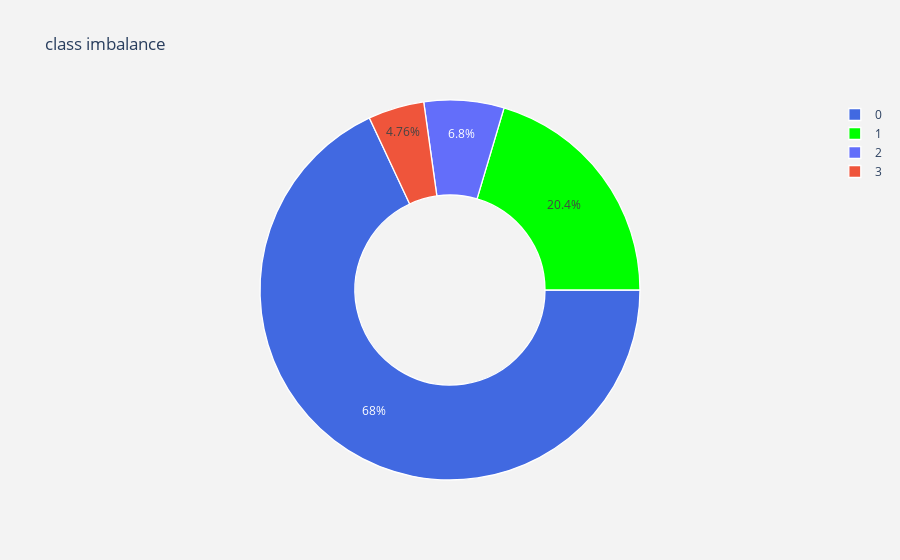

Notebook code cell kept with this figure:
### Code cell
#labels
lab = df["DRUGDAYS"].value_counts().keys().tolist()
#values
val = df["DRUGDAYS"].value_counts().values.tolist()

trace = go.Pie(labels = lab ,
               values = val ,
               marker = dict(colors =  [ 'royalblue' ,'lime'],
                             line = dict(color = "white",
                                         width =  1.3)
                            ),
               rotation = 90,
               hoverinfo = "label+value+text",
               hole = .5
              )
layout = go.Layout(dict(title = "class imbalance",
                        plot_bgcolor  = "rgb(243,243,243)",
                        paper_bgcolor = "rgb(243,243,243)",
                       )
                  )

data1 = [trace]
fig = go.Figure(data = data1,layout = layout)
py.iplot(fig)

### Figure 1 — Plotly figure (JSON) as saved in the notebook; plotly's stock layout.template omitted (floating-point values rounded to 4 significant figures)
{"data": [{"hole": 0.5, "hoverinfo": "label+value+text", "labels": [0, 1, 2, 3], "marker": {"colors": ["royalblue", "lime"], "line": {"color": "white", "width": 1.3}}, "rotation": 90, "type": "pie", "values": [10000, 3000, 1000, 700]}], "layout": {"paper_bgcolor": "rgb(243,243,243)", "plot_bgcolor": "rgb(243,243,243)", "title": {"text": "class imbalance"}}}
